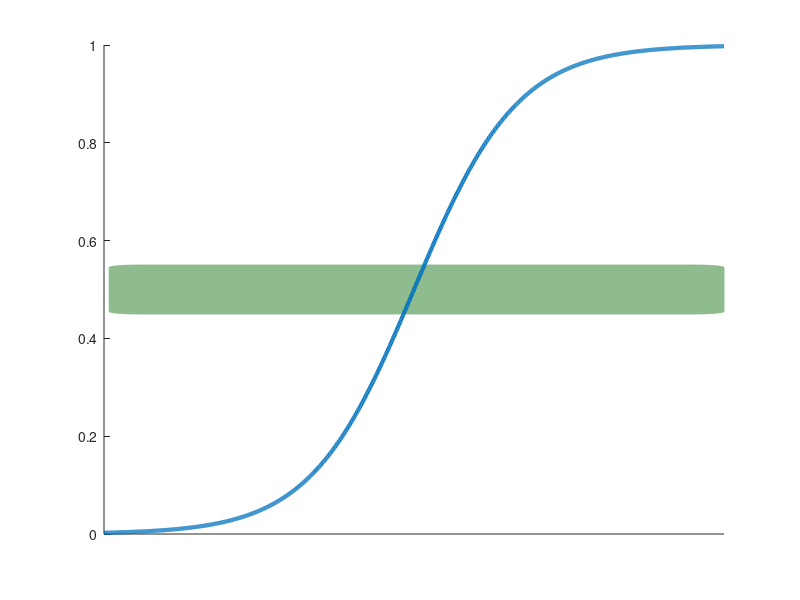

The MATLAB source for this figure: (Note: this script raises an error after producing the figure.)
x = -6:0.01:6;
y = 1./(1+exp(-x));
target_color = 1/255*[143,188,143];

figure;

hold on
rectangle('Position',[-5.9,0.45,11.9,0.1],...
    'Curvature',[0.1,0.1],...
    'EdgeColor',target_color,...
    'FaceColor',target_color);
 plot(x,y,...
    'Linewidth',3);
 yticks(0:0.2:1);
 xticks([]);
 
 ax = gca;
 ax.XAxis.LineWidth = 2;
 ax.YAxis.LineWidth = 2;